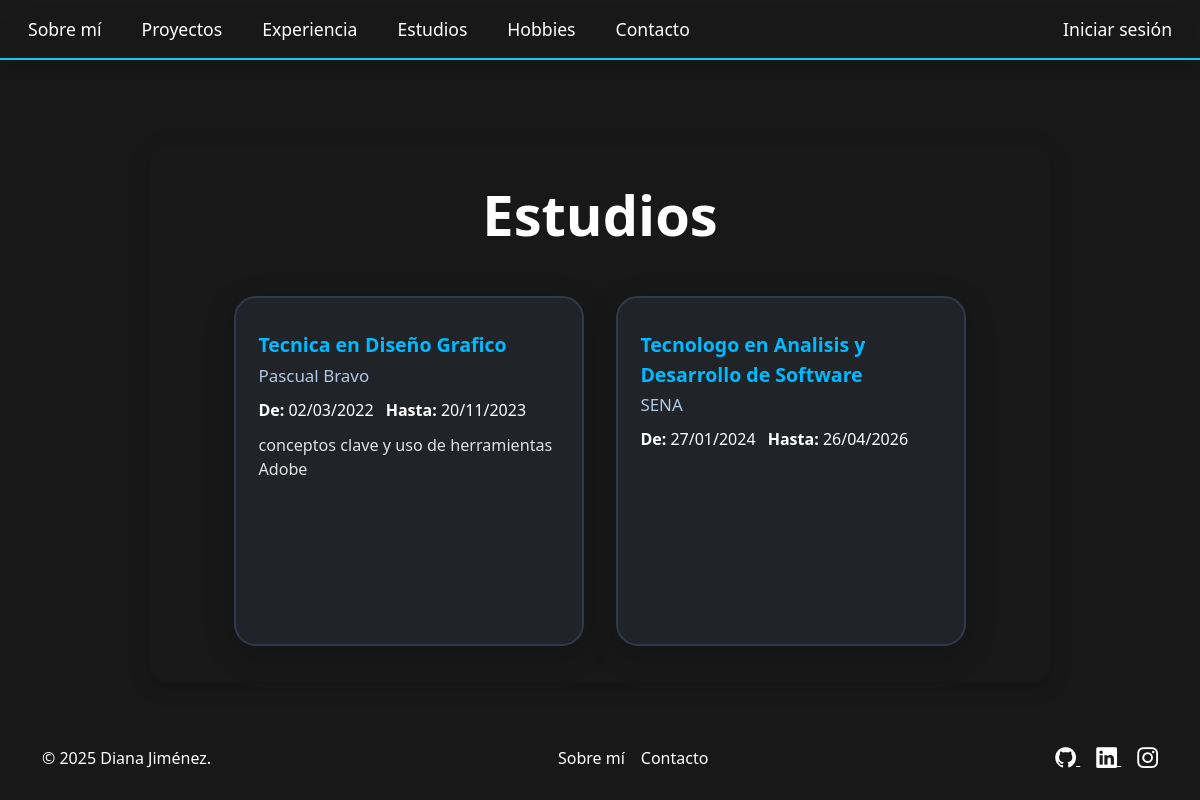
Page /estudios/ on the committed database.
### portafolio_app/models.py (models this page shows, shortened)
class Estudio(models.Model):
    institucion = models.CharField(max_length=120)
    titulo_obtenido = models.CharField(max_length=120)
    fecha_inicio = models.DateField()
    fecha_fin = models.DateField(null=True, blank=True)
    descripcion = models.TextField(blank=True)

### portafolio_app/views.py (the view)
# urls.py: path('estudios/', views.lista_estudios, name='lista_estudios'),
def lista_estudios(request):
    estudios = Estudio.objects.all()
    return render(request, 'portafolio/lista_estudios.html', {'estudios': estudios})

### portafolio_app/templates/portafolio/lista_estudios.html (shortened to what this page needs)
{% extends 'portafolio/base.html' %}
{% load static %}
{% block contenido %}
<div class="estudios-container">
    <h1 class="display-4 fw-bold gradient-text text-center mb-5">Estudios</h1>
    <div class="card-list-grid">
        {% for estudio in estudios %}
        <div class="card-custom">
            <div class="card-title-main">{{ estudio.titulo_obtenido }}</div>
            <div class="card-title-secondary">{{ estudio.institucion }}</div>
            <div class="card-dates">
                <span><strong>De:</strong> {{ estudio.fecha_inicio|date:"d/m/Y" }}</span>
                <span class="ms-2"><strong>Hasta:</strong>
                    {% if estudio.fecha_fin %}
                    {{ estudio.fecha_fin|date:"d/m/Y" }}
                    {% else %}
                    Actual
                    {% endif %}
                </span>
            </div>
            <div class="card-description">
                {% if estudio.descripcion %}{{ estudio.descripcion }}{% endif %}
            </div>
        </div>
        {% empty %}
        <div class="estudio-empty">No hay estudios registrados.</div>
        {% endfor %}
    </div>
</div>
{% endblock %}

### static/css/styles.css (style rules this page uses)
html, body { min-height: 100vh; background: #181818; }
body { display: flex; flex-direction: column; height: 100vh; color: #fff; }
body, h1, h2, h3, h4, h5, h6, p, ul, ol, li, label, span, a, .lead { color: #fff; }

### static/css/estudios.css (style rules this page uses)
body { background: #181818; }
.estudios-container { background: #181818; border-radius: 16px; padding: 2.2rem 1.5rem; margin: 2rem auto; max-width: 900px; box-shadow: 0 4px 24px rgba(0,0,0,0.13); }

### static/css/tarjetas.css (style rules this page uses)
.card-list-grid { display: flex; flex-wrap: wrap; gap: 36px 32px; justify-content: center; align-items: stretch; margin-top: 2.5rem; }
.card-custom { background: #202328; border: 2px solid #2f3a4a; border-radius: 22px; box-shadow: 0 8px 32px rgba(0, 0, 0, 0.17); padding: 2rem 1.4rem 1.4rem 1.4rem; width: 350px; min-width: 350px; max-width: 350px; height: 350px; min-height: 350px; max-height: 350px; transition: transform 0.23s, box-shadow 0.23s; position: relative; color: #fff; display: flex; flex-direction: column; justify-content: flex-start; align-items: stretch; overflow: hidden; }
.card-title-main { color: #00baff; font-weight: bold; font-size: 1.22rem; margin-bottom: 0.2rem; }
.card-title-secondary { color: #b2c9e6; font-size: 1.06rem; font-weight: 500; margin-bottom: 0.6rem; }
.card-dates { font-size: 1rem; margin-bottom: 0.7rem; }
.card-description { font-size: 1.01rem; color: #e2e2e2; margin-bottom: 1.1rem; overflow: hidden; text-overflow: ellipsis; display: -webkit-box; -webkit-line-clamp: 5; -webkit-box-orient: vertical; line-clamp: 5; }

### rows in the picture
Estudio: titulo_obtenido "Tecnica en Diseño Grafico", institucion "Pascual Bravo", fecha_inicio "02/03/2022", fecha_fin "20/11/2023", descripcion "conceptos clave y uso de herramientas Adobe"
Estudio: titulo_obtenido "Tecnologo en Analisis y Desarrollo de Software", institucion "SENA", fecha_inicio "27/01/2024", fecha_fin "26/04/2026"
